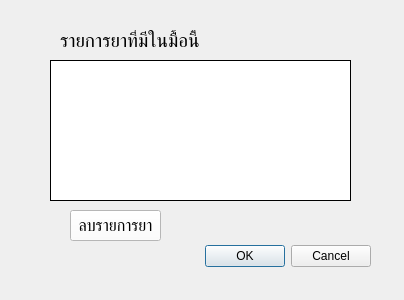
<?xml version="1.0" encoding="UTF-8"?>
<ui version="4.0">
 <class>Dialog</class>
 <widget class="QDialog" name="Dialog">
  <property name="geometry">
   <rect>
    <x>0</x>
    <y>0</y>
    <width>404</width>
    <height>300</height>
   </rect>
  </property>
  <property name="windowTitle">
   <string>Dialog</string>
  </property>
  <widget class="QDialogButtonBox" name="buttonBox">
   <property name="geometry">
    <rect>
     <x>30</x>
     <y>240</y>
     <width>341</width>
     <height>32</height>
    </rect>
   </property>
   <property name="orientation">
    <enum>Qt::Horizontal</enum>
   </property>
   <property name="standardButtons">
    <set>QDialogButtonBox::Cancel|QDialogButtonBox::Ok</set>
   </property>
  </widget>
  <widget class="QListWidget" name="listWidget_2">
   <property name="geometry">
    <rect>
     <x>50</x>
     <y>60</y>
     <width>301</width>
     <height>141</height>
    </rect>
   </property>
   <property name="styleSheet">
    <string notr="true">background-color: rgb(255, 255, 255);</string>
   </property>
   <property name="frameShape">
    <enum>QFrame::Box</enum>
   </property>
   <property name="frameShadow">
    <enum>QFrame::Plain</enum>
   </property>
   <property name="lineWidth">
    <number>1</number>
   </property>
  </widget>
  <widget class="QLabel" name="drugName_label">
   <property name="geometry">
    <rect>
     <x>60</x>
     <y>30</y>
     <width>141</width>
     <height>21</height>
    </rect>
   </property>
   <property name="font">
    <font>
     <pointsize>14</pointsize>
    </font>
   </property>
   <property name="text">
    <string>รายการยาที่มีในมื้อนี้</string>
   </property>
  </widget>
  <widget class="QPushButton" name="pushButton_2">
   <property name="geometry">
    <rect>
     <x>70</x>
     <y>210</y>
     <width>91</width>
     <height>31</height>
    </rect>
   </property>
   <property name="font">
    <font>
     <pointsize>12</pointsize>
    </font>
   </property>
   <property name="styleSheet">
    <string notr="true">background-color: rgb(255, 255, 255);</string>
   </property>
   <property name="text">
    <string>ลบรายการยา</string>
   </property>
  </widget>
 </widget>
 <resources/>
 <connections>
  <connection>
   <sender>buttonBox</sender>
   <signal>accepted()</signal>
   <receiver>Dialog</receiver>
   <slot>accept()</slot>
   <hints>
    <hint type="sourcelabel">
     <x>248</x>
     <y>254</y>
    </hint>
    <hint type="destinationlabel">
     <x>157</x>
     <y>274</y>
    </hint>
   </hints>
  </connection>
  <connection>
   <sender>buttonBox</sender>
   <signal>rejected()</signal>
   <receiver>Dialog</receiver>
   <slot>reject()</slot>
   <hints>
    <hint type="sourcelabel">
     <x>316</x>
     <y>260</y>
    </hint>
    <hint type="destinationlabel">
     <x>286</x>
     <y>274</y>
    </hint>
   </hints>
  </connection>
 </connections>
</ui>
